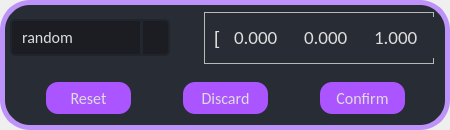
<?xml version="1.0" encoding="UTF-8"?>
<ui version="4.0">
 <class>direction_pop</class>
 <widget class="QDialog" name="direction_pop">
  <property name="geometry">
   <rect>
    <x>0</x>
    <y>0</y>
    <width>450</width>
    <height>130</height>
   </rect>
  </property>
  <property name="minimumSize">
   <size>
    <width>450</width>
    <height>130</height>
   </size>
  </property>
  <property name="windowTitle">
   <string>Direction Input</string>
  </property>
  <property name="sizeGripEnabled">
   <bool>false</bool>
  </property>
  <property name="modal">
   <bool>false</bool>
  </property>
  <layout class="QGridLayout" name="gridLayout">
   <property name="leftMargin">
    <number>0</number>
   </property>
   <property name="topMargin">
    <number>0</number>
   </property>
   <property name="rightMargin">
    <number>0</number>
   </property>
   <property name="bottomMargin">
    <number>0</number>
   </property>
   <item row="0" column="0">
    <widget class="QFrame" name="outerframe">
     <property name="minimumSize">
      <size>
       <width>0</width>
       <height>0</height>
      </size>
     </property>
     <property name="font">
      <font>
       <family>Calibri</family>
       <pointsize>14</pointsize>
      </font>
     </property>
     <property name="styleSheet">
      <string notr="true">#confirm_button, #discard_button, #reset_button{
	color: rgb(221, 221, 221);
	border: 2px solid  rgb(65, 74, 90);
	border-radius: 12px;	
	background-color:rgb(170, 85, 255);
	border: none;
}
#confirm_button:hover, #discard_button:hover, #reset_button:hover {
	border: 2px solid rgb(91, 105, 129);
}
#confirm_button:pressed, #discard_button:pressed, #reset_button:pressed {	
	background-color: rgb(35, 40, 49);
	border: 2px solid rgb(43, 50, 61);
}
 #lable, #dir_x, #dir_y, #dir_z{
	color: rgb(221, 221, 221);
	background-color: rgb(40, 44, 52);
	border: none
}
#dir_x:hover , #dir_y:hover , #dir_z:hover {
	color: rgb(245, 245, 245);
}
#outerframe{
	background-color: rgb(40, 44, 52);
	border: 5px solid rgb(189, 147, 249);
	border-radius: 30px;
}
#combobox{
	color: rgb(221, 221, 221);
	background-color: rgb(27, 29, 35);
	border-radius: 5px;
	border: 2px solid rgb(33, 37, 43);
	padding: 5px;
	padding-left: 10px;
}
#combobox:hover{
	border: 2px solid rgb(64, 71, 88);
}
#combobox::down-arrow {
	image: url(:/icons/images/icons/cil-arrow-bottom.png);
}
#combobox::down-arrow:on {
	image: url(:/icons/images/icons/cil-arrow-top.png);
}
#combobox::drop-down {
	subcontrol-origin: padding;
	subcontrol-position: top right;
	width: 25px;
	border-left: 3px solid rgba(39, 44, 54, 150);
	border-top-right-radius: 3px;
	border-bottom-right-radius: 3px;
}
#combobox QAbstractItemView {
	outline: none;
	color: rgb(255, 147, 249);
	background-color: rgb(33, 37, 43);
	padding: 10px;
	selection-background-color: rgb(39, 44, 54);
}</string>
     </property>
     <property name="frameShape">
      <enum>QFrame::Box</enum>
     </property>
     <property name="frameShadow">
      <enum>QFrame::Raised</enum>
     </property>
     <widget class="QWidget" name="horizontalLayoutWidget">
      <property name="geometry">
       <rect>
        <x>0</x>
        <y>80</y>
        <width>451</width>
        <height>37</height>
       </rect>
      </property>
      <layout class="QHBoxLayout" name="horizontalLayout">
       <item>
        <widget class="QPushButton" name="reset_button">
         <property name="sizePolicy">
          <sizepolicy hsizetype="Fixed" vsizetype="Fixed">
           <horstretch>0</horstretch>
           <verstretch>0</verstretch>
          </sizepolicy>
         </property>
         <property name="minimumSize">
          <size>
           <width>85</width>
           <height>32</height>
          </size>
         </property>
         <property name="font">
          <font>
           <family>Calibri</family>
           <pointsize>12</pointsize>
          </font>
         </property>
         <property name="focusPolicy">
          <enum>Qt::ClickFocus</enum>
         </property>
         <property name="text">
          <string>Reset</string>
         </property>
         <property name="autoDefault">
          <bool>false</bool>
         </property>
        </widget>
       </item>
       <item>
        <widget class="QPushButton" name="discard_button">
         <property name="sizePolicy">
          <sizepolicy hsizetype="Fixed" vsizetype="Fixed">
           <horstretch>0</horstretch>
           <verstretch>0</verstretch>
          </sizepolicy>
         </property>
         <property name="minimumSize">
          <size>
           <width>85</width>
           <height>32</height>
          </size>
         </property>
         <property name="font">
          <font>
           <family>Calibri</family>
           <pointsize>12</pointsize>
          </font>
         </property>
         <property name="focusPolicy">
          <enum>Qt::ClickFocus</enum>
         </property>
         <property name="text">
          <string>Discard</string>
         </property>
         <property name="autoDefault">
          <bool>false</bool>
         </property>
        </widget>
       </item>
       <item>
        <widget class="QPushButton" name="confirm_button">
         <property name="sizePolicy">
          <sizepolicy hsizetype="Fixed" vsizetype="Fixed">
           <horstretch>0</horstretch>
           <verstretch>0</verstretch>
          </sizepolicy>
         </property>
         <property name="minimumSize">
          <size>
           <width>85</width>
           <height>32</height>
          </size>
         </property>
         <property name="font">
          <font>
           <family>Calibri</family>
           <pointsize>12</pointsize>
          </font>
         </property>
         <property name="focusPolicy">
          <enum>Qt::ClickFocus</enum>
         </property>
         <property name="text">
          <string>Confirm</string>
         </property>
         <property name="autoDefault">
          <bool>false</bool>
         </property>
        </widget>
       </item>
      </layout>
     </widget>
     <widget class="QWidget" name="horizontalLayoutWidget_2">
      <property name="geometry">
       <rect>
        <x>10</x>
        <y>10</y>
        <width>453</width>
        <height>56</height>
       </rect>
      </property>
      <layout class="QHBoxLayout" name="horizontalLayout_2">
       <item>
        <widget class="QComboBox" name="combobox">
         <property name="sizePolicy">
          <sizepolicy hsizetype="Fixed" vsizetype="Fixed">
           <horstretch>0</horstretch>
           <verstretch>0</verstretch>
          </sizepolicy>
         </property>
         <property name="minimumSize">
          <size>
           <width>160</width>
           <height>0</height>
          </size>
         </property>
         <property name="font">
          <font>
           <family>Calibri</family>
           <pointsize>12</pointsize>
          </font>
         </property>
         <property name="sizeAdjustPolicy">
          <enum>QComboBox::AdjustToMinimumContentsLength</enum>
         </property>
         <item>
          <property name="text">
           <string>random</string>
          </property>
         </item>
         <item>
          <property name="text">
           <string>random grain</string>
          </property>
         </item>
         <item>
          <property name="text">
           <string>specific</string>
          </property>
         </item>
        </widget>
       </item>
       <item>
        <spacer name="left_horizontalSpacer">
         <property name="orientation">
          <enum>Qt::Horizontal</enum>
         </property>
         <property name="sizeHint" stdset="0">
          <size>
           <width>40</width>
           <height>20</height>
          </size>
         </property>
        </spacer>
       </item>
       <item>
        <widget class="QFrame" name="frame">
         <property name="enabled">
          <bool>true</bool>
         </property>
         <property name="sizePolicy">
          <sizepolicy hsizetype="Fixed" vsizetype="Fixed">
           <horstretch>0</horstretch>
           <verstretch>0</verstretch>
          </sizepolicy>
         </property>
         <property name="minimumSize">
          <size>
           <width>230</width>
           <height>52</height>
          </size>
         </property>
         <property name="font">
          <font>
           <family>Calibri</family>
           <pointsize>14</pointsize>
          </font>
         </property>
         <property name="frameShape">
          <enum>QFrame::StyledPanel</enum>
         </property>
         <property name="frameShadow">
          <enum>QFrame::Raised</enum>
         </property>
         <widget class="QDoubleSpinBox" name="dir_z">
          <property name="enabled">
           <bool>true</bool>
          </property>
          <property name="geometry">
           <rect>
            <x>160</x>
            <y>10</y>
            <width>65</width>
            <height>30</height>
           </rect>
          </property>
          <property name="sizePolicy">
           <sizepolicy hsizetype="Fixed" vsizetype="Fixed">
            <horstretch>0</horstretch>
            <verstretch>0</verstretch>
           </sizepolicy>
          </property>
          <property name="font">
           <font>
            <family>Calibri</family>
            <pointsize>14</pointsize>
           </font>
          </property>
          <property name="wrapping">
           <bool>false</bool>
          </property>
          <property name="frame">
           <bool>false</bool>
          </property>
          <property name="alignment">
           <set>Qt::AlignCenter</set>
          </property>
          <property name="buttonSymbols">
           <enum>QAbstractSpinBox::NoButtons</enum>
          </property>
          <property name="decimals">
           <number>3</number>
          </property>
          <property name="minimum">
           <double>-9.000000000000000</double>
          </property>
          <property name="maximum">
           <double>9.000000000000000</double>
          </property>
          <property name="singleStep">
           <double>0.100000000000000</double>
          </property>
          <property name="value">
           <double>1.000000000000000</double>
          </property>
         </widget>
         <widget class="QDoubleSpinBox" name="dir_x">
          <property name="enabled">
           <bool>true</bool>
          </property>
          <property name="geometry">
           <rect>
            <x>20</x>
            <y>10</y>
            <width>65</width>
            <height>30</height>
           </rect>
          </property>
          <property name="sizePolicy">
           <sizepolicy hsizetype="Fixed" vsizetype="Fixed">
            <horstretch>0</horstretch>
            <verstretch>0</verstretch>
           </sizepolicy>
          </property>
          <property name="font">
           <font>
            <family>Calibri</family>
            <pointsize>14</pointsize>
           </font>
          </property>
          <property name="wrapping">
           <bool>false</bool>
          </property>
          <property name="frame">
           <bool>false</bool>
          </property>
          <property name="alignment">
           <set>Qt::AlignCenter</set>
          </property>
          <property name="buttonSymbols">
           <enum>QAbstractSpinBox::NoButtons</enum>
          </property>
          <property name="decimals">
           <number>3</number>
          </property>
          <property name="minimum">
           <double>-9.000000000000000</double>
          </property>
          <property name="maximum">
           <double>9.000000000000000</double>
          </property>
          <property name="singleStep">
           <double>0.100000000000000</double>
          </property>
          <property name="value">
           <double>0.000000000000000</double>
          </property>
         </widget>
         <widget class="QDoubleSpinBox" name="dir_y">
          <property name="enabled">
           <bool>true</bool>
          </property>
          <property name="geometry">
           <rect>
            <x>90</x>
            <y>10</y>
            <width>65</width>
            <height>30</height>
           </rect>
          </property>
          <property name="sizePolicy">
           <sizepolicy hsizetype="Fixed" vsizetype="Fixed">
            <horstretch>0</horstretch>
            <verstretch>0</verstretch>
           </sizepolicy>
          </property>
          <property name="font">
           <font>
            <family>Calibri</family>
            <pointsize>14</pointsize>
           </font>
          </property>
          <property name="wrapping">
           <bool>false</bool>
          </property>
          <property name="frame">
           <bool>false</bool>
          </property>
          <property name="alignment">
           <set>Qt::AlignCenter</set>
          </property>
          <property name="buttonSymbols">
           <enum>QAbstractSpinBox::NoButtons</enum>
          </property>
          <property name="decimals">
           <number>3</number>
          </property>
          <property name="minimum">
           <double>-9.000000000000000</double>
          </property>
          <property name="maximum">
           <double>9.000000000000000</double>
          </property>
          <property name="singleStep">
           <double>0.100000000000000</double>
          </property>
          <property name="value">
           <double>0.000000000000000</double>
          </property>
         </widget>
         <widget class="QLabel" name="lable">
          <property name="geometry">
           <rect>
            <x>10</x>
            <y>5</y>
            <width>230</width>
            <height>41</height>
           </rect>
          </property>
          <property name="font">
           <font>
            <pointsize>14</pointsize>
           </font>
          </property>
          <property name="text">
           <string>[           ,           ,           ]</string>
          </property>
         </widget>
         <zorder>lable</zorder>
         <zorder>dir_z</zorder>
         <zorder>dir_x</zorder>
         <zorder>dir_y</zorder>
        </widget>
       </item>
       <item>
        <spacer name="right_horizontalSpacer">
         <property name="orientation">
          <enum>Qt::Horizontal</enum>
         </property>
         <property name="sizeHint" stdset="0">
          <size>
           <width>40</width>
           <height>20</height>
          </size>
         </property>
        </spacer>
       </item>
      </layout>
     </widget>
    </widget>
   </item>
  </layout>
 </widget>
 <tabstops>
  <tabstop>dir_x</tabstop>
  <tabstop>dir_y</tabstop>
  <tabstop>dir_z</tabstop>
  <tabstop>combobox</tabstop>
 </tabstops>
 <resources>
  <include location="resources.qrc"/>
 </resources>
 <connections/>
</ui>
